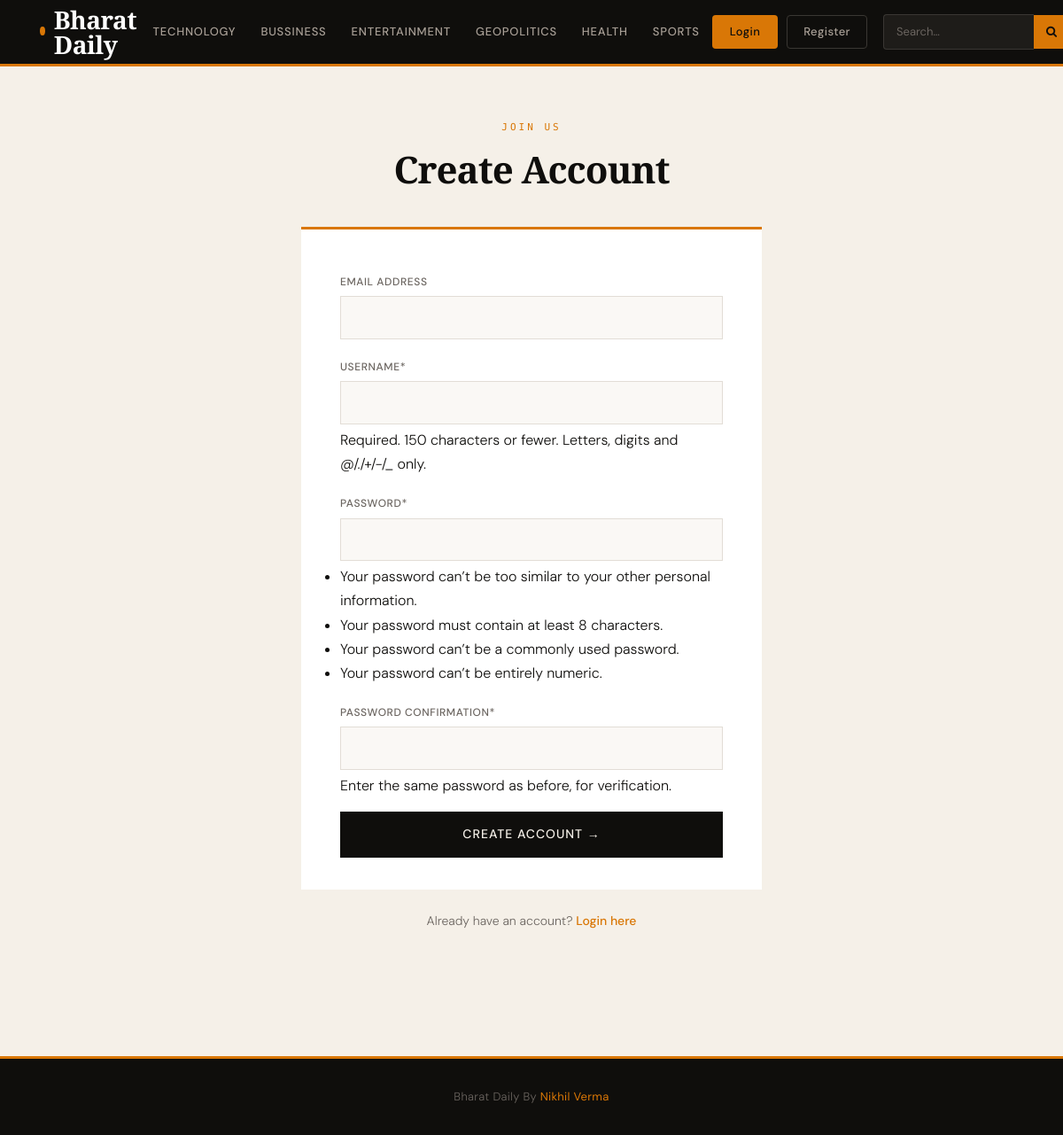
Screenshot of /register/ with the database file from the repository.
### blog/models.py (models this page shows, shortened)
class Category(models.Model):
    category_name=models.CharField(max_length=50,unique=True)
    created_at=models.DateTimeField(auto_now_add=True)
    updated_at=models.DateTimeField(auto_now=True)
    class Meta:
        verbose_name_plural = 'categories'

### blog_main/views.py (the view)
# urls.py: path('register/',views.registration,name='register'),
def registration(request):
    if request.method == 'POST':
        form = RegistrationForm(request.POST)
        if form.is_valid():
            form.save()
            return redirect ('register')
        else:
            print(form.errors)
    else:
        form = RegistrationForm()
    context = {
        'form':form
    }
    return render(request,'register.html',context)

### blog_main/form.py
class RegistrationForm(UserCreationForm):
    class Meta:
        model= User  # that means what will be model we want to display
        fields = ('email','username','password1','password2') #these are teh fields which will be dispalyed on the register page

### blog/context_processor.py (called while the page is built)
def get_categories(request):
      categories = Category.objects.all()
      return dict(categories=categories)

def get_social_link(request):
      social_link = SocialLink.objects.all()
      return dict(social_link=social_link)

### templates/register.html (shortened to what this page needs)
{% extends 'base.html' %}
{% block content %}
{% load crispy_forms_tags %}
<div class="auth-wrapper">
    <div class="auth-card">
        <div class="auth-header">
            <p class="auth-eyebrow">Join Us</p>
            <h1 class="auth-title">Create Account</h1>
        </div>
        <div class="auth-body">
            <form action="{% url 'register' %}" method="POST">
                {{ form | crispy }}
                <button type="submit" class="auth-submit">Create Account &rarr;</button>
            </form>
        </div>
        <div class="auth-footer">
            Already have an account? <a href="{% url 'login' %}">Login here</a>
        </div>
    </div>
</div>
{% endblock %}

### templates/base.html (shortened to what this page needs)
{% load static %}
<!DOCTYPE html>
<html lang="en">
<head>
    <link rel="stylesheet" href="https://stackpath.bootstrapcdn.com/bootstrap/4.5.2/css/bootstrap.min.css">
    <link rel="stylesheet" href="https://cdnjs.cloudflare.com/ajax/libs/font-awesome/4.7.0/css/font-awesome.min.css">
</head>
<body>
    <header class="main-header">
        <div class="container">
            <div class="header-inner">
                <a class="logo" href="/">
                    <span class="logo-dot"></span>
                    Bharat Daily
                </a>
                <ul class="nav-cats d-none d-lg-flex">
                    {% for cat in categories %}
                    <li>
                        <a href="{% url 'posts_by_category' cat.id %}">{{ cat.category_name }}</a>
                    </li>
                    {% endfor %}
                </ul>
                <div class="nav-actions">
                    {% if user.is_authenticated %}
                        <a class="btn-dashboard" href="{% url 'dashboard' %}">Dashboard</a>
                        <a class="btn-auth-logout" href="{% url 'logout' %}">Logout</a>
                    {% else %}
                        <a class="btn-auth-login" href="{% url 'login' %}">Login</a>
                        <a class="btn-auth-register" href="{% url 'register' %}">Register</a>
                    {% endif %}
                    <form action="{% url 'search' %}" method="get" class="search-form ml-2">
                        <input type="search" class="search-input" placeholder="Search…" name="keyword">
                        <button type="submit" class="search-btn"><i class="fa fa-search"></i></button>
                    </form>
                </div>
            </div>
        </div>
    </header>
    <div class="page-wrapper">
        <div class="container">
            {% block content %}{% endblock %}
        </div>
    </div>
    <footer>
        <div class="container">
            <p>Bharat Daily By <strong>Nikhil Verma</strong></p>
        </div>
    </footer>
</body>
</html>

### templates/base.html (style rules this page uses)
:root { --ink: #0f0e0c; --cream: #f5f0e8; --amber: #d97706; --amber-light: #fbbf24; --muted: #6b6560; --border: #e2ddd6; --white: #ffffff; --card-bg: #ffffff; --surface: #faf8f5; }
* { margin: 0; padding: 0; box-sizing: border-box; }
body { background: var(--cream); color: var(--ink); font-family: 'DM Sans', sans-serif; font-weight: 300; line-height: 1.7; }
.main-header { background: var(--ink); position: sticky; top: 0; z-index: 1000; border-bottom: 3px solid var(--amber); }
.header-inner { display: flex; align-items: center; justify-content: space-between; padding: 0 0; min-height: 72px; }
.logo { font-family: 'Playfair Display', serif; font-size: 28px; font-weight: 900; color: var(--white) !important; text-decoration: none !important; letter-spacing: -0.5px; display: flex; align-items: center; gap: 10px; line-height: 1; }
.logo-dot { width: 10px; height: 10px; background: var(--amber); border-radius: 50%; display: inline-block; margin-bottom: 2px; }
.nav-cats { display: flex; align-items: center; gap: 0; list-style: none; margin: 0; padding: 0; }
.nav-cats li a { color: #a89f96 !important; font-size: 13px; font-weight: 500; text-decoration: none; letter-spacing: 0.8px; text-transform: uppercase; padding: 24px 14px; display: block; transition: color 0.2s, background 0.2s; border-bottom: 3px solid transparent; margin-bottom: -3px; }
.nav-actions { display: flex; align-items: center; gap: 10px; }
.btn-auth-login { background: var(--amber); color: var(--ink) !important; font-size: 13px; font-weight: 500; padding: 8px 20px; border-radius: 4px; text-decoration: none; letter-spacing: 0.4px; transition: background 0.2s; border: none; }
.btn-auth-register { background: transparent; color: #a89f96 !important; font-size: 13px; font-weight: 500; padding: 7px 18px; border-radius: 4px; text-decoration: none; letter-spacing: 0.4px; border: 1px solid #3a3733; transition: all 0.2s; }
.search-form { display: flex; align-items: center; }
.search-input { background: #1e1c19; border: 1px solid #3a3733; border-right: none; color: var(--white); font-size: 13px; font-family: 'DM Sans', sans-serif; padding: 8px 14px; border-radius: 4px 0 0 4px; width: 170px; outline: none; transition: border-color 0.2s; }
.search-input::placeholder { color: #6b6560; }
.search-btn { background: var(--amber); border: none; color: var(--ink); padding: 8px 14px; border-radius: 0 4px 4px 0; cursor: pointer; transition: background 0.2s; font-size: 13px; }
.page-wrapper { min-height: calc(100vh - 72px - 80px); }
footer { background: var(--ink); color: #6b6560; text-align: center; padding: 32px 0; margin-top: 80px; border-top: 3px solid var(--amber); }
footer p { font-size: 13px; margin: 0; letter-spacing: 0.3px; }
footer strong { color: var(--amber); }

### templates/register.html (style rules this page uses)
.auth-wrapper { min-height: 70vh; display: flex; align-items: center; justify-content: center; padding: 60px 0; }
.auth-card { width: 100%; max-width: 520px; }
.auth-header { text-align: center; margin-bottom: 40px; }
.auth-eyebrow { font-family: 'DM Mono', monospace; font-size: 11px; letter-spacing: 3px; text-transform: uppercase; color: var(--amber); margin-bottom: 12px; }
.auth-title { font-family: 'Playfair Display', serif; font-size: 42px; font-weight: 900; color: var(--ink); letter-spacing: -1px; margin: 0; }
.auth-body { background: var(--white); padding: 44px 44px 36px; border-top: 3px solid var(--amber); }
.auth-body .form-control { background: var(--surface); border: 1px solid var(--border); border-radius: 0; font-family: 'DM Sans', sans-serif; font-size: 15px; padding: 12px 16px; color: var(--ink); height: auto; transition: border-color 0.2s; }
.auth-body label { font-size: 12px; font-weight: 500; letter-spacing: 0.6px; text-transform: uppercase; color: var(--muted); margin-bottom: 6px; }
.auth-submit { display: block; width: 100%; background: var(--ink); color: var(--cream); border: none; padding: 14px; font-family: 'DM Sans', sans-serif; font-size: 14px; font-weight: 500; letter-spacing: 1px; text-transform: uppercase; cursor: pointer; transition: background 0.2s; margin-top: 8px; }
.auth-footer { text-align: center; margin-top: 24px; font-size: 14px; color: var(--muted); }
.auth-footer a { color: var(--amber); font-weight: 500; text-decoration: none; }

### rows the page displays
Category: category_name "TECHNOLOGY"
Category: category_name "BUSSINESS"
Category: category_name "ENTERTAINMENT"
Category: category_name "GEOPOLITICS"
Category: category_name "HEALTH"
Category: category_name "SPORTS"
